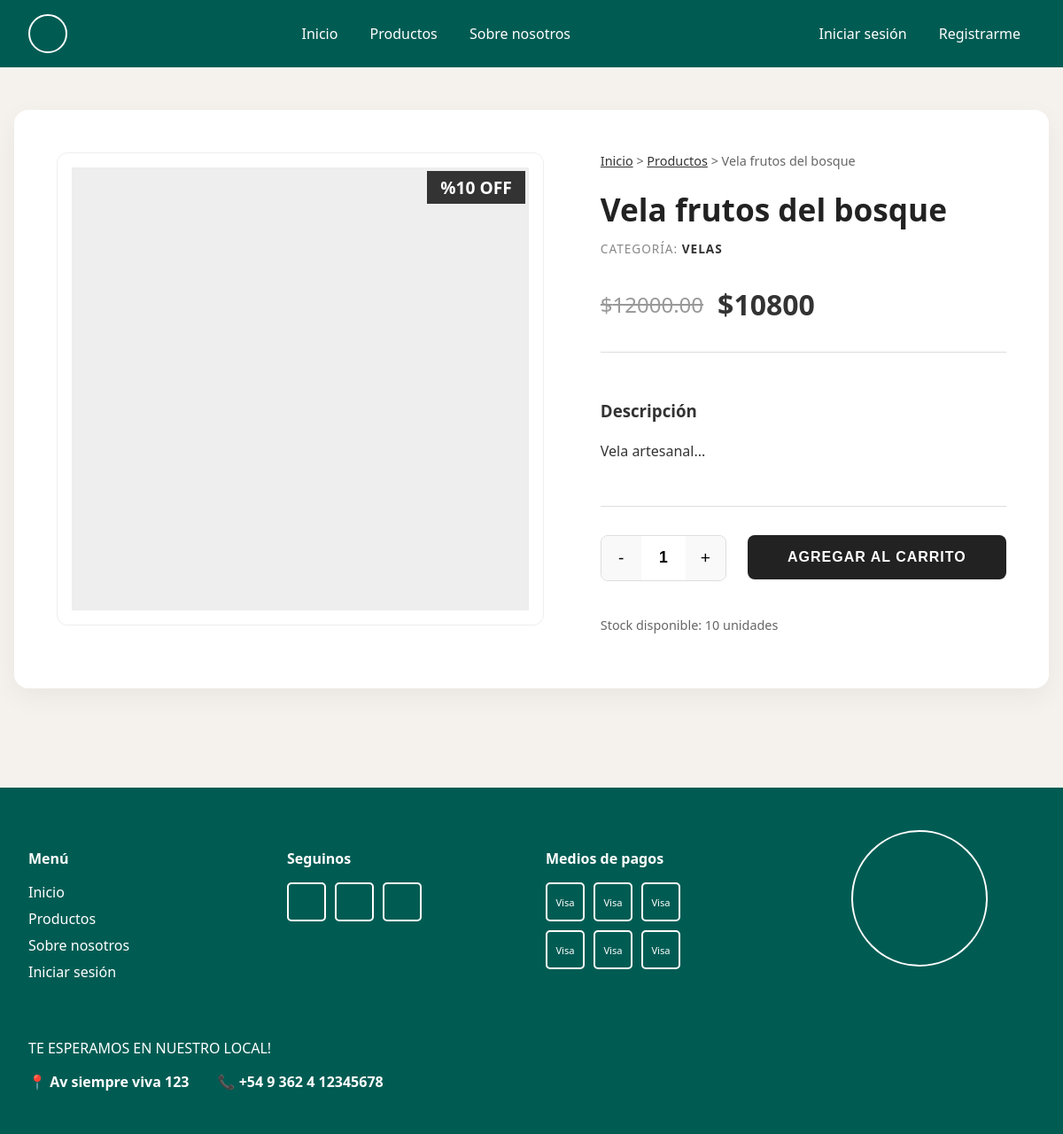
The page /products/1/ on the database its author committed.
### products/models.py (models this page shows, shortened)
class Product(models.Model):
    class CategoryEnum(models.TextChoices): # Kept for reference but using FK as requested
        pass
    name = models.CharField(max_length=255)
    price = models.DecimalField(max_digits=10, decimal_places=2)
    description = models.TextField()
    stock = models.IntegerField()
    category = models.ForeignKey(Category, on_delete=models.CASCADE, related_name='products')
    image = models.ImageField(upload_to='products/', blank=True, null=True)
    discount_percentage = models.PositiveIntegerField(default=0)
    @property
    def final_price(self):
        if self.discount_percentage > 0:
            return self.price * (1 - Decimal(self.discount_percentage) / 100)
        return self.price

class Category(models.Model):
    name = models.CharField(max_length=255)
    description = models.TextField(blank=True, null=True)

### products/views.py (the view)
# urls.py: path('<int:pk>/', views.product_detail, name='product_detail'),
def product_detail(request, pk):
    product = get_object_or_404(Product, pk=pk)
    return render(request, 'products/product_detail.html', {'product': product})

### templates/products/product_detail.html (shortened to what this page needs)
{% extends 'base.html' %}
{% block content %}
<div class="product-detail-container">
    <div class="product-detail-grid">
        <div class="detail-image-section">
            <div class="main-image-container">
                {% if product.image %}
                <img src="{{ product.image.url }}" alt="{{ product.name }}" class="detail-image">
                {% else %}
                <div class="detail-image-placeholder"></div>
                {% endif %}
                {% if product.discount_percentage > 0 %}
                <span class="detail-discount-badge">%{{ product.discount_percentage }} OFF</span>
                {% endif %}
            </div>
        </div>
        <div class="detail-info-section">
            <nav class="breadcrumb">
                <a href="{% url 'home' %}">Inicio</a> &gt;
                <a href="{% url 'product_list' %}">Productos</a> &gt;
                <span class="current">{{ product.name }}</span>
            </nav>
            <h1 class="detail-title">{{ product.name }}</h1>
            <p class="detail-category">Categoría: <a
                    href="{% url 'product_list' %}?category={{ product.category.id }}">{{ product.category.name }}</a>
            </p>
            <div class="detail-price-container">
                {% if product.discount_percentage > 0 %}
                <span class="detail-old-price">${{ product.price }}</span>
                <span class="detail-current-price">${{ product.final_price|floatformat:0 }}</span>
                {% else %}
                <span class="detail-current-price">${{ product.price }}</span>
                {% endif %}
            </div>
            <div class="detail-description">
                <h3>Descripción</h3>
                <p>{{ product.description|linebreaks }}</p>
            </div>
            <div class="detail-actions">
                <div class="quantity-selector">
                    <button class="qty-btn minus">-</button>
                    <input type="number" value="1" min="1" max="{{ product.stock }}" class="qty-input">
                    <button class="qty-btn plus">+</button>
                </div>
                <button class="btn-primary detail-add-cart">AGREGAR AL CARRITO</button>
            </div>
            <div class="detail-meta">
                <p>Stock disponible: {{ product.stock }} unidades</p>
            </div>
        </div>
    </div>
</div>
{% endblock %}

### static/css/styles.css (style rules this page uses)
:root { --bg-color: #F5F2ED; --text-color: #333333; --primary-color: #B2AC88; --accent-color: #D4AF37; --dark-green: #005C53; --white: #ffffff; }
body { font-family: 'Segoe UI', Tahoma, Geneva, Verdana, sans-serif; margin: 0; padding: 0; box-sizing: border-box; display: flex; flex-direction: column; min-height: 100vh; background-color: var(--bg-color); color: var(--text-color); }
a { text-decoration: none; color: #333; }
.btn-primary { padding: 10px 20px; border: 2px solid #333; background: transparent; font-weight: bold; text-transform: uppercase; transition: all 0.3s; cursor: pointer; }
.product-detail-container { max-width: 1200px; margin: 3rem auto; padding: 0 1rem; }
.product-detail-grid { display: grid; grid-template-columns: 1.2fr 1fr; gap: 4rem; background-color: #fff; border-radius: 16px; box-shadow: 0 10px 30px rgba(0, 0, 0, 0.05); padding: 3rem; align-items: start; }
.main-image-container { background-color: #fff; border: 1px solid #eee; border-radius: 12px; height: 500px; display: flex; align-items: center; justify-content: center; position: relative; overflow: hidden; padding: 1rem; }
.detail-image-placeholder { width: 100%; height: 100%; background-color: #eee; }
.detail-discount-badge { position: absolute; top: 20px; right: 20px; background-color: #333; color: white; padding: 5px 15px; font-weight: bold; font-size: 1.2rem; }
.breadcrumb { margin-bottom: 1.5rem; font-size: 0.9rem; color: #666; }
.breadcrumb a { color: #333; text-decoration: underline; }
.detail-title { font-size: 2.2rem; margin-bottom: 0.5rem; color: #222; line-height: 1.2; }
.detail-category { color: #888; margin-bottom: 2rem; text-transform: uppercase; font-size: 0.85rem; letter-spacing: 1px; }
.detail-category a { font-weight: bold; }
.detail-price-container { display: flex; gap: 1rem; align-items: center; margin-bottom: 2rem; font-size: 1.5rem; }
.detail-old-price { text-decoration: line-through; color: #999; }
.detail-current-price { font-weight: bold; font-size: 2rem; }
.detail-description { border-top: 1px solid #ddd; border-bottom: 1px solid #ddd; padding: 2rem 0; margin-bottom: 2rem; line-height: 1.6; }
.quantity-selector { display: flex; border: 1px solid #ddd; border-radius: 8px; height: 50px; width: 140px; overflow: hidden; }
.qty-btn { background: #f9f9f9; border: none; width: 45px; font-size: 1.2rem; cursor: pointer; transition: background 0.2s; }
.qty-input { flex-grow: 1; border: none; text-align: center; font-size: 1.1rem; font-weight: 600; appearance: textfield; -moz-appearance: textfield; }
.detail-actions { display: flex; gap: 1.5rem; margin-bottom: 2.5rem; align-items: stretch; }
.detail-add-cart { flex-grow: 1; font-size: 1rem; height: 50px; letter-spacing: 1px; background-color: #222; color: #fff; border-radius: 8px; border: none; }
.detail-meta { color: #666; font-size: 0.9rem; }

### rows shown on the page
Product: discount_percentage "10", name "Vela frutos del bosque", category.name "VELAS", price "12000.00", final_price "10800", description "Vela artesanal...", stock "10"
